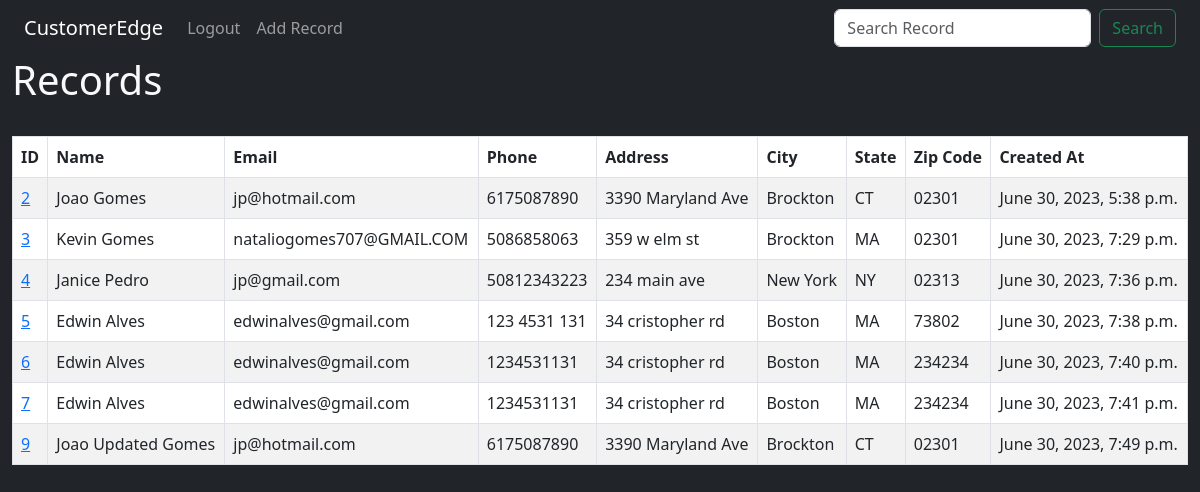
The app's page / (signed in) with its own data.
### website/models.py (models this page shows, shortened)
class Record(models.Model):
    STATES = [
        ('AL', 'Alabama'),
        ('AK', 'Alaska'),
        ('AZ', 'Arizona'),
        ('AR', 'Arkansas'),
        ('CA', 'California'),
        ('CO', 'Colorado'),
        ('CT', 'Connecticut'),
        ('DE', 'Delaware'),
        ('FL', 'Florida'),
        ('GA', 'Georgia'),
        ('HI', 'Hawaii'),
        ('ID', 'Idaho'),
        ('IL', 'Illinois'),
        ('IN', 'Indiana'),
        ('IA', 'Iowa'),
        ('KS', 'Kansas'),
        ('KY', 'Kentucky'),
        ('LA', 'Louisiana'),
        ('ME', 'Maine'),
        ('MD', 'Maryland'),
        ('MA', 'Massachusetts'),
        ('MI', 'Michigan'),
        ('MN', 'Minnesota'),
        ('MS', 'Mississippi'),
        ('MO', 'Missouri'),
        ('MT', 'Montana'),
        ('NE', 'Nebraska'),
        ('NV', 'Nevada'),
        ('NH', 'New Hampshire'),
        ('NJ', 'New Jersey'),
        ('NM', 'New Mexico'),
        ('NY', 'New York'),
        ('NC', 'North Carolina'),
        ('ND', 'North Dakota'),
        ('OH', 'Ohio'),
        ('OK', 'Oklahoma'),
        ('OR', 'Oregon'),
        ('PA', 'Pennsylvania'),
        ('RI', 'Rhode Island'),
        ('SC', 'South Carolina'),
        ('SD', 'South Dakota'),
        ('TN', 'Tennessee'),
        ('TX', 'Texas'),
        ('UT', 'Utah'),
        ('VT', 'Vermont'),
        ('VA', 'Virginia'),
        ('WA', 'Washington'),
        ('WV', 'West Virginia'),
        ('WI', 'Wisconsin'),
        ('WY', 'Wyoming'),
    ]
    created_at =models.DateTimeField(auto_now_add=True)
    first_name = models.CharField(max_length=50)
    last_name= models.CharField(max_length=50)
    email = models.CharField(max_length=200)
    phone = models.CharField(max_length=12)
    address= models.CharField(max_length=100)
    city= models.CharField(max_length=50)
    state= models.CharField(max_length=50, choices=STATES)
    zip_code= models.CharField(max_length=50)

### website/views.py (the view)
# urls.py: 2. Add a URL to urlpatterns:  path('', views.home, name='home')
def home(request):
    records = Record.objects.all()
    if request.method == 'POST':
        username = request.POST['username']
        password = request.POST['password']
        user = authenticate(request, username=username, password=password)
        if user is not None:
            login(request, user)
            messages.success(request, "You have been logged in")
            return render(request, 'home.html', {})
        else:
            messages.error(request,"There was an error logging in. Please try again...")
            return redirect('home')
    else:
        return render(request, 'home.html', {'records':records})

### website/templates/home.html (shortened to what this page needs)
{%include 'base.html'%}
{%block content%}
    <div class="container-xxl text-light">
        {%if user.is_authenticated %}
        <h1>Records</h1>
        <br>
                <table class="table table-striped table-hover table-bordered">
                    <thead>
                      <tr>
                        <th scope="col">ID</th>
                        <th scope="col">Name</th>
                        <th scope="col">Email</th>
                        <th scope="col">Phone</th>
                        <th scope="col">Address</th>
                        <th scope="col">City</th>
                        <th scope="col">State</th>
                        <th scope="col">Zip Code</th>
                        <th scope="col">Created At</th>
                      </tr>
                    </thead>
                    <tbody>
                        {%if records%}
                            {%for record in records%}
                            <tr>
                                    <td><a href="{% url 'record' record.id%}">{{record.id}}</a></td>
                                    <td> {{record.first_name}} {{record.last_name}}</td>
                                    <td>{{record.email}}</td>
                                    <td>{{record.phone}}</td>
                                    <td>{{record.address}}</td>
                                    <td>{{record.city}}</td>
                                    <td>{{record.state}}</td>
                                    <td>{{record.zip_code}}</td>
                                    <td>{{record.created_at}}</td>
                            </tr>
                            {%endfor%}
                        {%endif%}
                    </tbody>
              </table>
        {%endif%}
    </div>
{%endblock%}

### website/templates/base.html (shortened to what this page needs)
<!doctype html>
<html lang="en">
  <head>
    <link href="https://cdn.jsdelivr.net/npm/bootstrap@5.3.0/dist/css/bootstrap.min.css" rel="stylesheet">
  </head>
  <body  class="bg-dark">
    <div class="container-fluid text-light">
    {% include 'header.html'%}
    </div>
  </body>
</html>

### website/templates/header.html (shortened to what this page needs)
<nav class="navbar navbar-expand-lg navbar-dark bg-dark">
    <div class="container-fluid">
      <a class="navbar-brand" href="{% url 'home' %}">CustomerEdge</a>
      <div class="collapse navbar-collapse" id="navbarSupportedContent">
        <ul class="navbar-nav me-auto mb-2 mb-lg-0">
          {%if user.is_authenticated%}
          <li class="nav-item">
            <a class="nav-link" href="{% url 'logout' %}">Logout</a>
          </li>
          <li class="nav-item">
            <a class="nav-link" href="{% url 'add_record' %}">Add Record</a>
          </li>
        </ul>
        <form class="d-flex" role="search" method = "POST" action = "{% url 'search_records' %}">
          <input class="form-control me-2" type="search" placeholder="Search Record" aria-label="Search" name = "searched">
          <button class="btn btn-outline-success" type="submit">Search</button>
        </form>
          {%endif%}
      </div>
    </div>
  </nav>

### records on screen
Record: id "2", first_name "Joao", last_name "Gomes", email "jp@hotmail.com", phone "6175087890", address "3390 Maryland Ave", city "Brockton", state "CT", zip_code "02301", created_at "June 30, 2023, 5:38 p.m."
Record: id "3", first_name "Kevin", last_name "Gomes", email "nataliogomes707@GMAIL.COM", phone "5086858063", address "359 w elm st", city "Brockton", state "MA", zip_code "02301", created_at "June 30, 2023, 7:29 p.m."
Record: id "4", first_name "Janice", last_name "Pedro", email "jp@gmail.com", phone "50812343223", address "234 main ave", city "New York", state "NY", zip_code "02313", created_at "June 30, 2023, 7:36 p.m."
Record: id "5", first_name "Edwin", last_name "Alves", email "edwinalves@gmail.com", phone "123 4531 131", address "34 cristopher rd", city "Boston", state "MA", zip_code "73802", created_at "June 30, 2023, 7:38 p.m."
Record: id "6", first_name "Edwin", last_name "Alves", email "edwinalves@gmail.com", phone "1234531131", address "34 cristopher rd", city "Boston", state "MA", zip_code "234234", created_at "June 30, 2023, 7:40 p.m."
Record: id "7", first_name "Edwin", last_name "Alves", email "edwinalves@gmail.com", phone "1234531131", address "34 cristopher rd", city "Boston", state "MA", zip_code "234234", created_at "June 30, 2023, 7:41 p.m."
Record: id "9", first_name "Joao Updated", last_name "Gomes", email "jp@hotmail.com", phone "6175087890", address "3390 Maryland Ave", city "Brockton", state "CT", zip_code "02301", created_at "June 30, 2023, 7:49 p.m."
